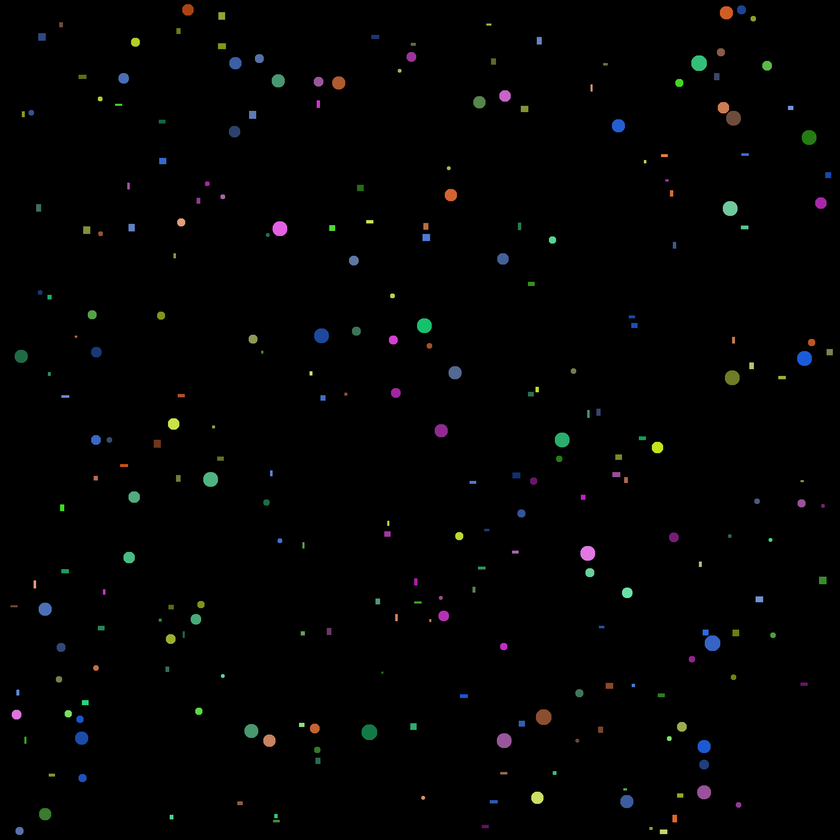
#> input picture figures_and_colors/balls_and_rects.png, 840 x 840 px, shrunk from 2000 x 2000 before the run
$ python main.py
#> lines starting #> are read from the running program, lines starting #| are printed output that depends on the picture; after the words box and inside, x2 and y2 are one past the last pixel; in counts of white or black regions, pixels touching at a corner belong together
import matplotlib.pyplot as plt
from skimage.color import rgb2hsv
from skimage.measure import label, regionprops

def classify_shade(hue_value):
    shade_names = ["Оттенок1", "Оттенок2", "Оттенок3", "Оттенок4", "Оттенок5", "Оттенок6"]
    thresholds = [0.192, 0.305, 0.415, 0.609, 0.833]
    for idx, threshold in enumerate(thresholds):
        if hue_value < threshold:
            return shade_names[idx]
    return shade_names[-1]

# Загрузка и подготовка изображения
img = plt.imread("balls_and_rects.png")
#> img is the input picture: shape (840, 840, 3) float32; mean R, G, B 0.00815, 0.00929, 0.00893
hsv_img = rgb2hsv(img)
#> hsv_img: shape (840, 840, 3) float32; mean of channels 0, 1, 2 0.0147, 0.0236, 0.013

# Бинаризация и разметка
gray_img = img.mean(axis=-1)
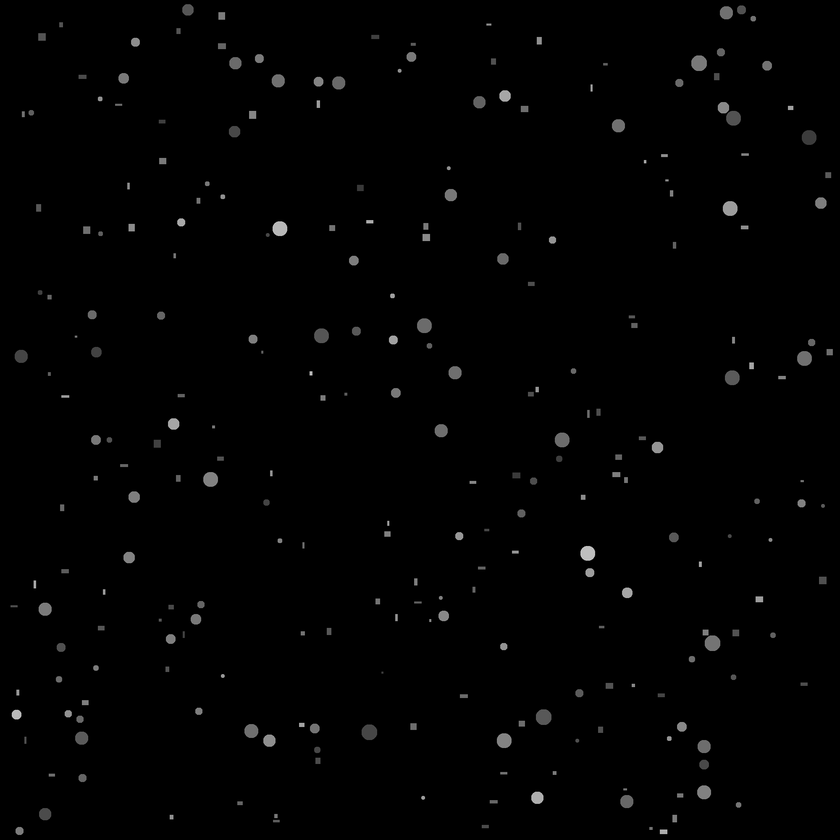
#> gray_img: shape (840, 840) float32; min 0, max 0.825, mean 0.00879
mask = gray_img > 0
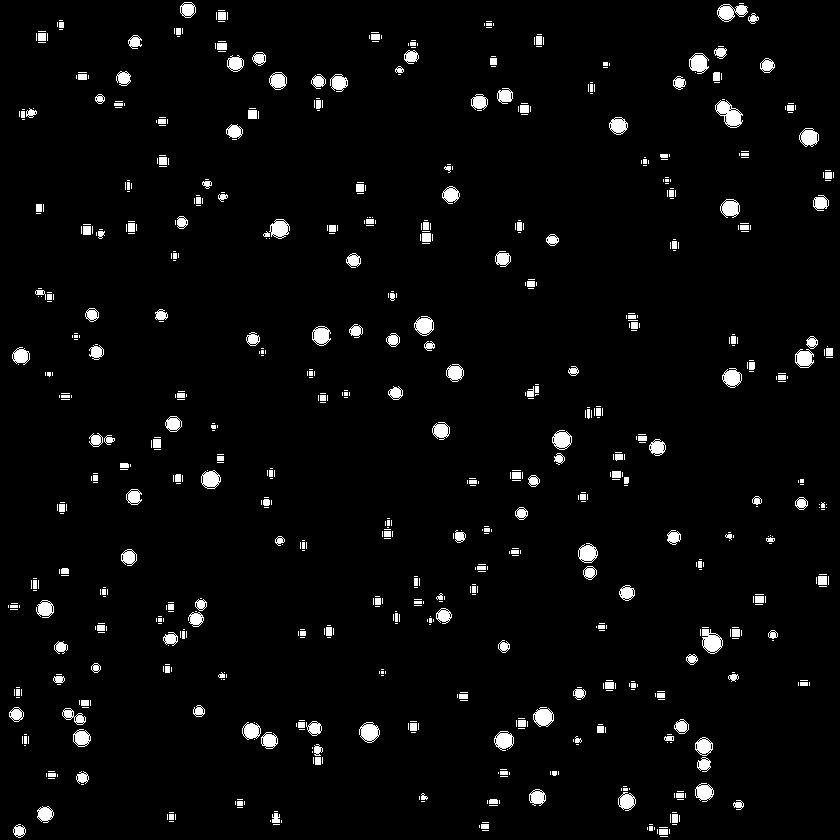
#> mask: shape (840, 840) bool; 3.5% white; 789 white regions (550 under 20 px)
labeled_img = label(mask)
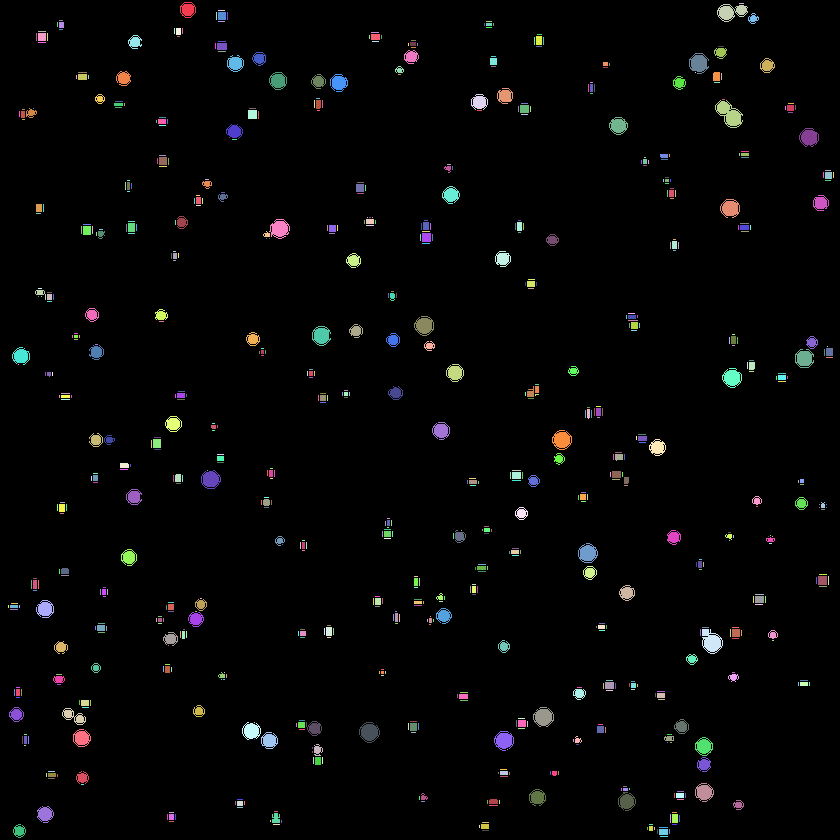
#> labeled_img: shape (840, 840) int32; 790 distinct labels, from 0 to 789; one colour per label, 0 black
props = regionprops(labeled_img)
#> props = 789 regions; largest, box (x1, y1, x2, y2) and area: (715, 100, 743, 128) 411, (702, 629, 723, 654) 340, (717, 4, 748, 22) 321, (359, 722, 380, 743) 285, (533, 707, 554, 727) 283

ball_colors, rect_colors = [], []
ball_count, rect_count = 0, 0

# Классификация объектов
for prop in props:
    cy, cx = prop.centroid
    hue = hsv_img[int(cy), int(cx), 0]
    if prop.eccentricity == 0:
        ball_colors.append(hue)
        ball_count += 1
    else:
        rect_colors.append(hue)
        rect_count += 1
#> this loop made 789 passes
#> (cy, cx, hue) on passes 1 to 12: (9.26, 187.4, 0.0552), (3, 741, 0.667), (11.54, 730.8, 0.0549), (10, 221, 0.167), (15.5, 216, 0.167), (15.5, 221.5, 0.194), (15.5, 227, 0.167), (18.25, 752.8, 0.195), (20, 60.5, 0), (21, 221, 0.167), (21, 488.5, 0.167), (24, 57, 0)
#> after the loop, ball_colors = 52 values, max 0.833 at index 24, min 0 at index 38, mean 0.428; ball_count = 52; rect_colors = 737 values, max 0.833 at index 46, min 0 at index 7, mean 0.367; rect_count = 737

print(f"Общее количество объектов: {ball_count + rect_count}")
#| Общее количество объектов: 789

# Подсчет оттенков
ball_shades = {}
for hue in ball_colors:
    shade = classify_shade(hue)
    ball_shades[shade] = ball_shades.get(shade, 0) + 1
#> this loop made 52 passes
#> (hue, shade) on passes 1 to 12: (0.194, 'Оттенок2'), (0.61, 'Оттенок5'), (0.195, 'Оттенок2'), (0.417, 'Оттенок4'), (0.5, 'Оттенок4'), (0.611, 'Оттенок5'), (0.611, 'Оттенок5'), (0.611, 'Оттенок5'), (0.306, 'Оттенок3'), (0.333, 'Оттенок3'), (0.333, 'Оттенок3'), (0.306, 'Оттенок3')
#> after the loop, ball_shades = {'Оттенок2': 6, 'Оттенок5': 10, 'Оттенок4': 10, 'Оттенок3': 15, 'Оттенок1': 5, 'Оттенок6': 6}

rect_shades = {}
for hue in rect_colors:
    shade = classify_shade(hue)
    rect_shades[shade] = rect_shades.get(shade, 0) + 1
#> this loop made 737 passes
#> (hue, shade) on passes 1 to 3: (0.0552, 'Оттенок1'), (0.667, 'Оттенок5'), (0.0549, 'Оттенок1')

print(f"Мячики по оттенкам: {sorted(ball_shades.items())}")
#| Мячики по оттенкам: [('Оттенок1', 5), ('Оттенок2', 6), ('Оттенок3', 15), ('Оттенок4', 10), ('Оттенок5', 10), ('Оттенок6', 6)]
print(f"Прямоугольники по оттенкам: {sorted(rect_shades.items())}")
#| Прямоугольники по оттенкам: [('Оттенок1', 244), ('Оттенок2', 76), ('Оттенок3', 90), ('Оттенок4', 142), ('Оттенок5', 101), ('Оттенок6', 84)]

# Визуализация
plt.figure(figsize=(10, 5))
plt.subplot(1, 2, 1)
plt.plot(sorted(ball_colors), marker='o')
plt.title("Оттенки мячиков")

plt.subplot(1, 2, 2)
plt.plot(sorted(rect_colors), marker='o')
plt.title("Оттенки прямоугольников")

plt.tight_layout()
plt.show()
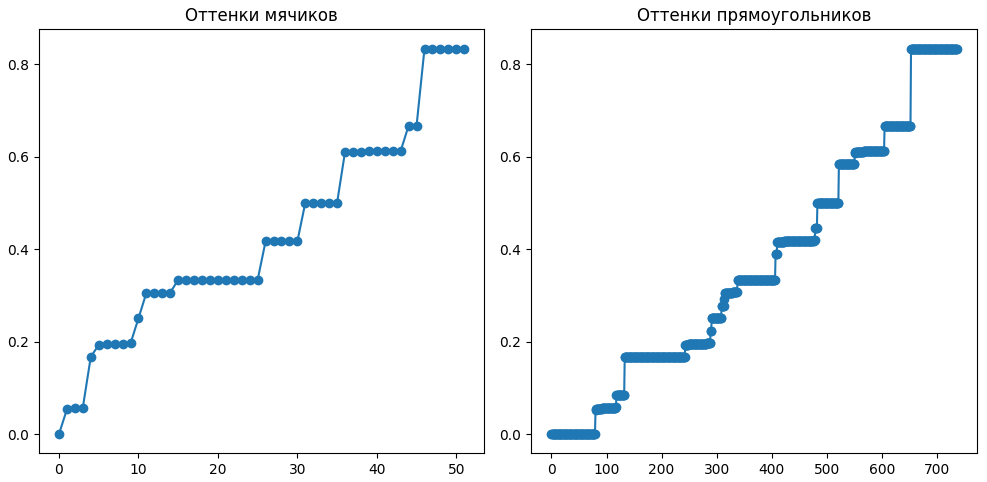
#> figure drawn by matplotlib, 2 panels; panel 1: curve peaks at x = 46, y = 0.833; panel 2: curve peaks at x = 653, y = 0.833
